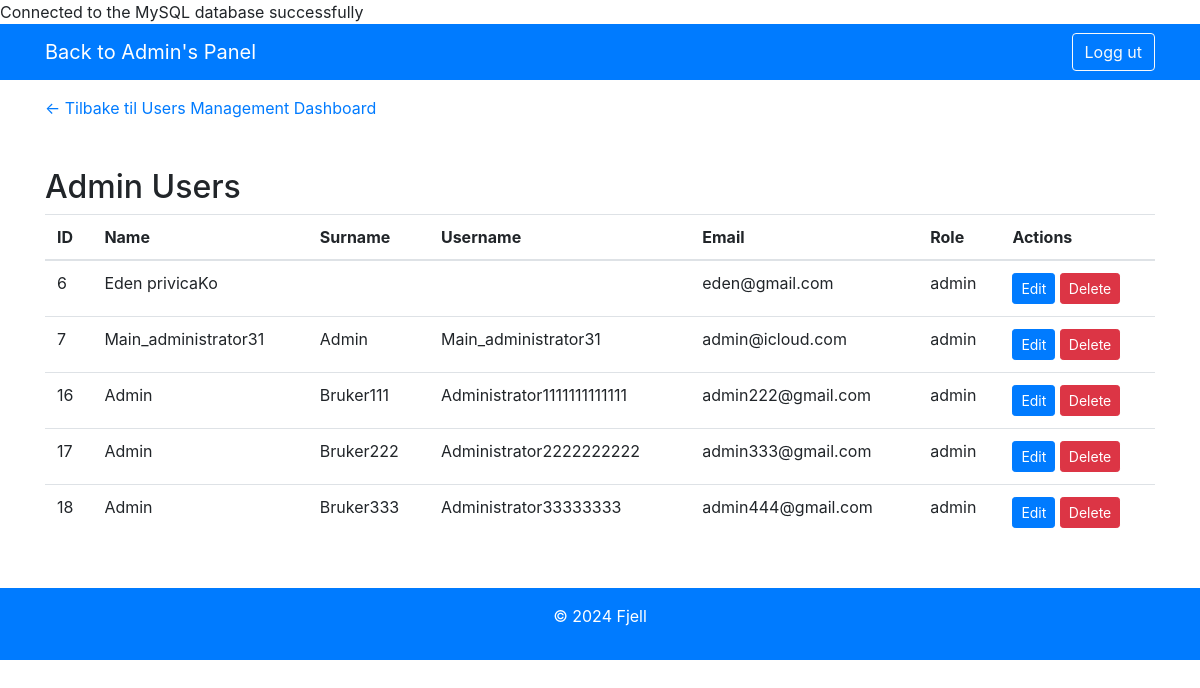
Screenshot of /templates/admin_users.php (signed in) with the database file from the repository.
### tables this page shows
CREATE TABLE `users` (
  `id` int(11) NOT NULL AUTO_INCREMENT,
  `name` varchar(100) NOT NULL,
  `surname` varchar(100) NOT NULL,
  `username` varchar(50) NOT NULL,
  `email` varchar(100) NOT NULL,
  `password` varchar(255) NOT NULL,
  `role` varchar(50) NOT NULL DEFAULT 'user',
  PRIMARY KEY (`id`)
);

### templates/admin_users.php (the view, shortened to what this page needs)
<?php
require_once __DIR__ . '/../includes/connect.php';
$stmt = $conn->prepare("SELECT * FROM users WHERE role = 'admin'");
$stmt->execute();
$admin_users = $stmt->fetchAll(PDO::FETCH_ASSOC);
?>
<!DOCTYPE html>
<html lang="en">
<head>
    <link rel="stylesheet" href="https://stackpath.bootstrapcdn.com/bootstrap/4.5.0/css/bootstrap.min.css">
</head>
<body>
    <nav class="navbar navbar-expand-lg navbar-dark bg-primary">
        <div class="container">
            <a class="navbar-brand" href="/../TICKETS/dashboard/admin_panel.php">Back to Admin's Panel</a>
            <div class="ml-auto">
                <a href="../LOG_IN_SYSTEM/logout.php" class="btn btn-outline-light">Logg ut</a>
            </div>
        </div>
    </nav>
    <div class="container mt-3">
        <a href="management.php" style="text-decoration: none;">&larr; Tilbake til Users Management Dashboard</a>
    </div>
    <div class="container mt-5">
        <h2>Admin Users</h2>
        <table class="table">
            <thead>
                <tr>
                    <th>ID</th>
                    <th>Name</th>
                    <th>Surname</th>
                    <th>Username</th>
                    <th>Email</th>
                    <th>Role</th>
                    <th>Actions</th>
                </tr>
            </thead>
            <tbody>
                <?php foreach ($admin_users as $user): ?>
                    <tr>
                        <td><?= htmlspecialchars($user['id']) ?></td>
                        <td><?= htmlspecialchars($user['name']) ?></td>
                        <td><?= htmlspecialchars($user['surname']) ?></td>
                        <td><?= htmlspecialchars($user['username']) ?></td>
                        <td><?= htmlspecialchars($user['email']) ?></td>
                        <td><?= htmlspecialchars($user['role']) ?></td>
                        <td>
                            <a href="rediger_bruker.php?id=<?= $user['id'] ?>" class="btn btn-primary btn-sm">Edit</a>
                            <a href="slett_a_bruker.php?id=<?= $user['id'] ?>" class="btn btn-danger btn-sm" onclick="return confirm('Are you sure?')">Delete</a>
                        </td>
                    </tr>
                <?php endforeach; ?>
            </tbody>
        </table>
    </div>
    <footer class="footer bg-primary text-white mt-5">
        <div class="container text-center py-3">
            <p>&copy; 2024 Fjell</p>
        </div>
    </footer>
</body>
</html>

### rows the page displays
users: id "6", name "Eden privicaKo", email "eden@gmail.com", role "admin"
users: id "7", name "Main_administrator31", surname "Admin", username "Main_administrator31", email "admin@icloud.com", role "admin"
users: id "16", name "Admin", surname "Bruker111", username "Administrator1111111111111", email "admin222@gmail.com", role "admin"
users: id "17", name "Admin", surname "Bruker222", username "Administrator2222222222", email "admin333@gmail.com", role "admin"
users: id "18", name "Admin", surname "Bruker333", username "Administrator33333333", email "admin444@gmail.com", role "admin"
